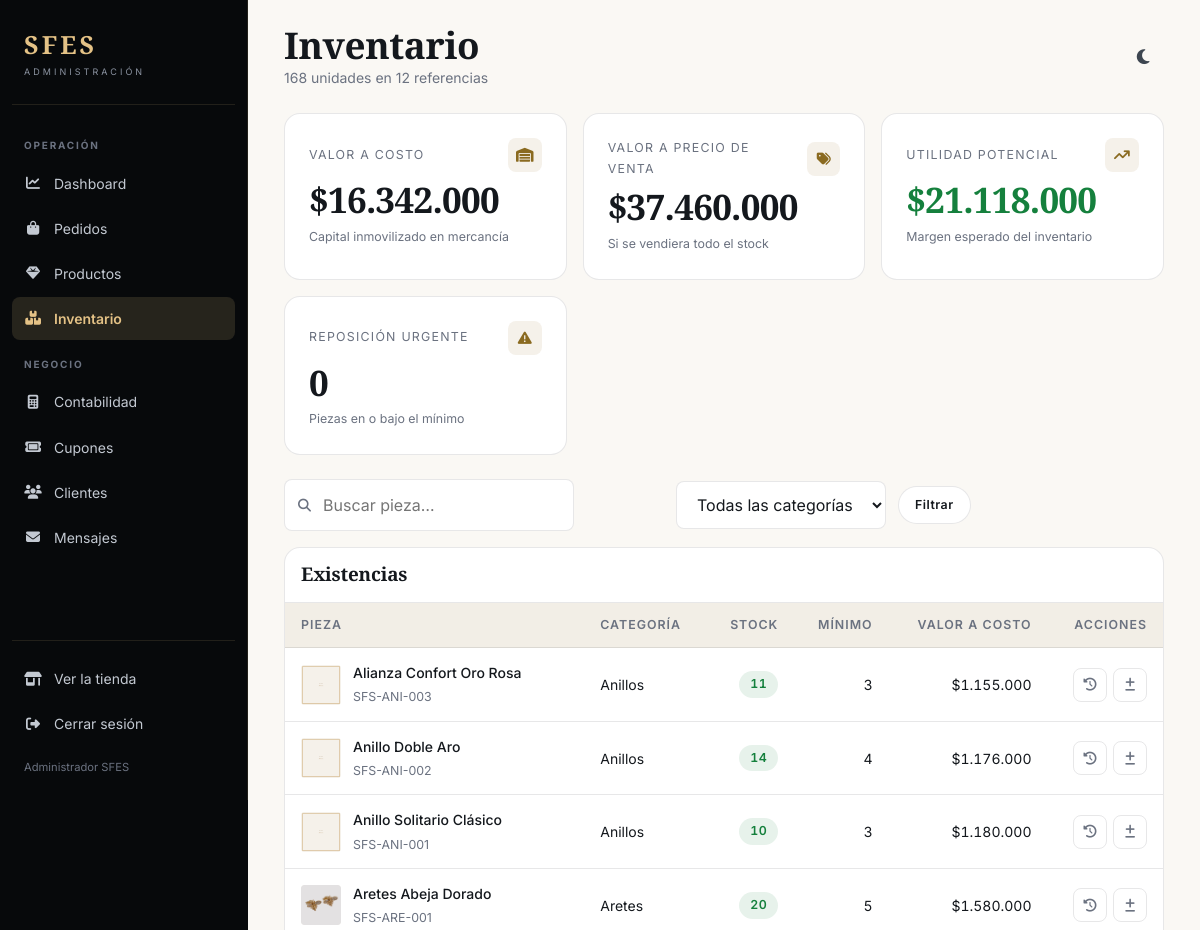
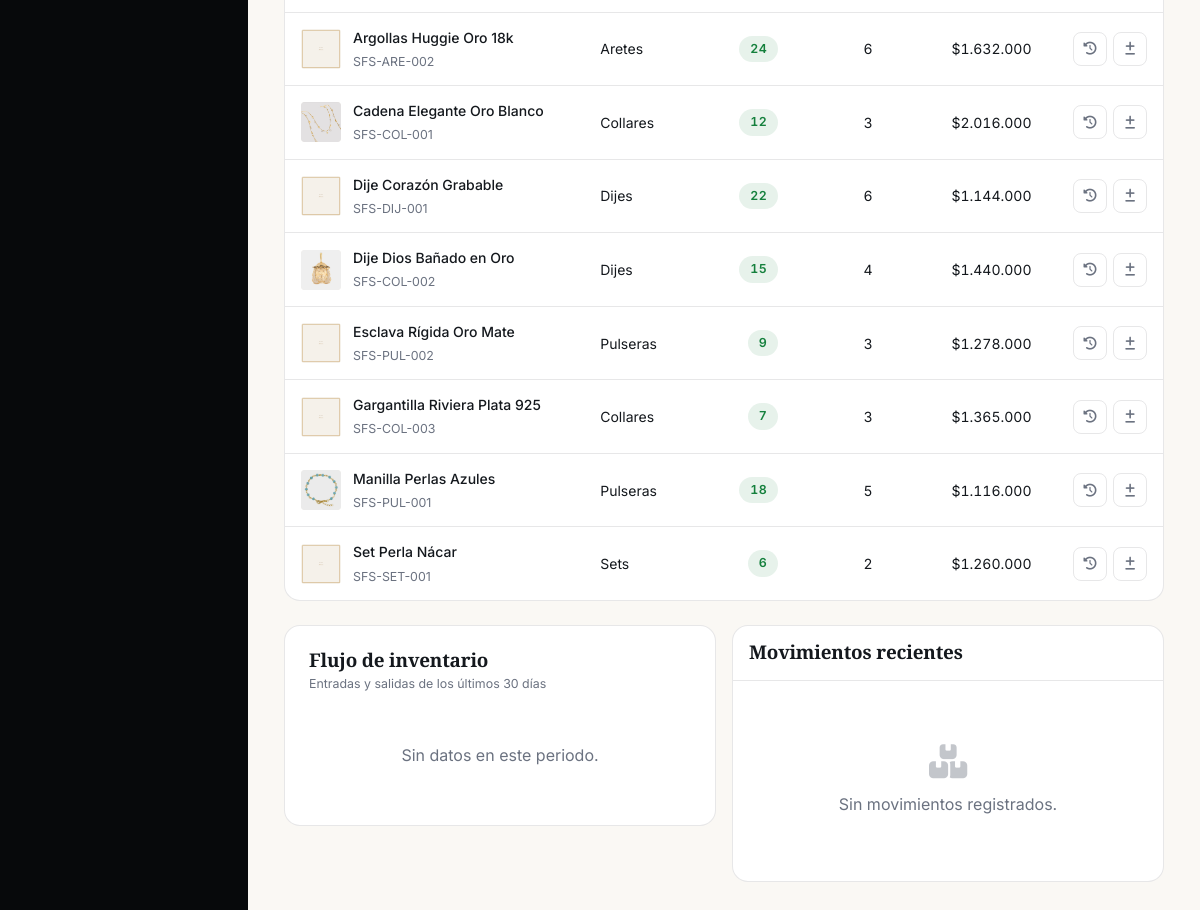
The app's page /admin/inventario (signed in) with its own data (2 pictures, top to bottom).
### tables this page shows
CREATE TABLE IF NOT EXISTS productos (
    id            INT AUTO_INCREMENT PRIMARY KEY,
    sku           VARCHAR(40)   NULL UNIQUE,
    nombre        VARCHAR(150)  NOT NULL,
    slug          VARCHAR(180)  NULL UNIQUE,
    descripcion   TEXT          NOT NULL,
    precio        DECIMAL(10,2) NOT NULL,
    precio_antes  DECIMAL(10,2) NULL,
    costo         DECIMAL(10,2) NOT NULL DEFAULT 0,
    categoria     VARCHAR(60)   NOT NULL,
    material      VARCHAR(60)   NOT NULL DEFAULT 'Baño de oro',
    peso_gramos   DECIMAL(6,2)  NULL,
    stock         INT           NOT NULL DEFAULT 0,
    stock_minimo  INT           NOT NULL DEFAULT 3,
    imagen        VARCHAR(255)  NOT NULL,
    destacado     TINYINT(1)    NOT NULL DEFAULT 0,
    activo        TINYINT(1)    NOT NULL DEFAULT 1,
    vistas        INT           NOT NULL DEFAULT 0,
    creado_en     DATETIME      NOT NULL DEFAULT CURRENT_TIMESTAMP,
    actualizado_en DATETIME     NOT NULL DEFAULT CURRENT_TIMESTAMP ON UPDATE CURRENT_TIMESTAMP,
    INDEX idx_categoria (categoria),
    INDEX idx_material (material),
    INDEX idx_precio (precio),
    INDEX idx_activo_destacado (activo, destacado),
    FULLTEXT KEY ft_busqueda (nombre, descripcion)
);

### app/Views/admin/inventario.php (the view, shortened to what the rows shown need)
<div class="admin-topbar">
    <div style="display:flex;align-items:center;gap:12px">
        <div>
            <h1>Inventario</h1>
            <p><?= (int) $totalStock ?> unidades en <?= (int) $resultado['total'] ?> referencias</p>
        </div>
    </div>
    <button class="icono-btn" id="btn-tema-admin" type="button" aria-label="Cambiar tema"><i class="fa-solid fa-moon"></i></button>
</div>
<section class="kpis">
    <div class="kpi">
        <div class="kpi__top">
            <span class="kpi__etiqueta">Valor a costo</span>
            <span class="kpi__icono"><i class="fa-solid fa-warehouse"></i></span>
        </div>
        <span class="kpi__valor"><?= moneda($valor['costo']) ?></span>
        <div class="kpi__pie"><span>Capital inmovilizado en mercancía</span></div>
    </div>
    <div class="kpi">
        <div class="kpi__top">
            <span class="kpi__etiqueta">Valor a precio de venta</span>
            <span class="kpi__icono"><i class="fa-solid fa-tags"></i></span>
        </div>
        <span class="kpi__valor"><?= moneda($valor['venta']) ?></span>
        <div class="kpi__pie"><span>Si se vendiera todo el stock</span></div>
    </div>
    <div class="kpi">
        <div class="kpi__top">
            <span class="kpi__etiqueta">Utilidad potencial</span>
            <span class="kpi__icono"><i class="fa-solid fa-arrow-trend-up"></i></span>
        </div>
        <span class="kpi__valor" style="color:var(--exito)"><?= moneda($valor['potencial']) ?></span>
        <div class="kpi__pie"><span>Margen esperado del inventario</span></div>
    </div>
    <div class="kpi">
        <div class="kpi__top">
            <span class="kpi__etiqueta">Reposición urgente</span>
            <span class="kpi__icono"><i class="fa-solid fa-triangle-exclamation"></i></span>
        </div>
        <span class="kpi__valor" style="color:<?= count($bajoStock) > 0 ? 'var(--aviso)' : 'inherit' ?>"><?= count($bajoStock) ?></span>
        <div class="kpi__pie"><span>Piezas en o bajo el mínimo</span></div>
    </div>
</section>
<form class="filtros-barra" method="get" action="<?= BASE_URL ?>admin/inventario">
    <div class="buscar-campo">
        <i class="fa-solid fa-magnifying-glass"></i>
        <input type="search" id="buscar" name="buscar" class="input" placeholder="Buscar pieza…" value="<?= e($filtros['busqueda']) ?>">
    </div>
    <select name="categoria" id="categoria" class="input" onchange="this.form.submit()">
        <option value="">Todas las categorías</option>
    </select>
    <button class="btn btn-suave btn-sm" type="submit">Filtrar</button>
</form>
<div class="tabla-envoltura" style="margin-bottom:24px">
    <div class="tabla-envoltura__cabecera">
        <h2>Existencias</h2>
    </div>
    <div class="tabla-scroll">
        <table class="datos">
            <thead>
                <tr><th>Pieza</th><th>Categoría</th><th class="num">Stock</th><th class="num">Mínimo</th><th class="num">Valor a costo</th><th class="num">Acciones</th></tr>
            </thead>
            <tbody>
                <?php foreach ($productos as $p): ?>
                    <tr>
                        <td>
                            <div class="mini">
                                <img src="<?= e(imagen_producto($p['imagen'])) ?>" alt="" loading="lazy">
                                <div>
                                    <strong><?= e($p['nombre']) ?></strong>
                                    <span><?= e($p['sku'] ?: 'sin SKU') ?></span>
                                </div>
                            </div>
                        </td>
                        <td><?= e($p['categoria']) ?></td>
                        <td class="num">
                            <span class="badge <?= (int) $p['stock'] === 0 ? 'badge-error' : ((int) $p['stock'] <= (int) $p['stock_minimo'] ? 'badge-aviso' : 'badge-exito') ?>">
                                <?= (int) $p['stock'] ?>
                            </span>
                        </td>
                        <td class="num"><?= (int) $p['stock_minimo'] ?></td>
                        <td class="num"><?= moneda((int) $p['stock'] * (float) $p['costo']) ?></td>
                        <td>
                            <div class="acciones">
                                <button class="icono-accion" type="button" title="Ver historial" data-kardex="<?= (int) $p['id'] ?>">
                                    <i class="fa-solid fa-clock-rotate-left"></i>
                                </button>
                                <button class="icono-accion" type="button" title="Ajustar stock"
                                        data-ajustar="<?= (int) $p['id'] ?>"
                                        data-nombre="<?= e($p['nombre']) ?>"
                                        data-stock="<?= (int) $p['stock'] ?>">
                                    <i class="fa-solid fa-plus-minus"></i>
                                </button>
                            </div>
                        </td>
                    </tr>
                <?php endforeach; ?>
            </tbody>
        </table>
    </div>
</div>
<section class="paneles paneles-2">
    <div class="panel">
        <div class="panel__cabecera">
            <div>
                <h2>Flujo de inventario</h2>
                <p>Entradas y salidas de los últimos 30 días</p>
            </div>
        </div>
        <div class="grafica" id="g-flujo"></div>
    </div>
    <div class="tabla-envoltura">
        <div class="tabla-envoltura__cabecera">
            <h2>Movimientos recientes</h2>
        </div>
        <?php if (empty($movimientos)): ?>
            <div class="tabla-vacia"><i class="fa-solid fa-boxes-stacked"></i><p>Sin movimientos registrados.</p></div>
        <?php endif; ?>
    </div>
</section>

### app/Core/Router.php (shortened to what the rows shown need)
<?php
class Router
{
    private array $rutas = ['GET' => [], 'POST' => []];
    public function get(string $ruta, string $controlador, string $metodo): void
    {
        $this->rutas['GET'][$this->normalizar($ruta)] = [$controlador, $metodo];
    }
    public function post(string $ruta, string $controlador, string $metodo): void
    {
        $this->rutas['POST'][$this->normalizar($ruta)] = [$controlador, $metodo];
    }
    private function normalizar(string $ruta): string
    {
        $ruta = '/' . trim($ruta, '/');
        return $ruta === '/' ? '/' : $ruta;
    }
    public function despachar(string $uriSolicitada, string $metodoHttp): void
    {
        $uri    = $this->normalizar((string) parse_url($uriSolicitada, PHP_URL_PATH));
        $metodo = strtoupper($metodoHttp);
        foreach ($this->rutas[$metodo] ?? [] as $patron => $accion) {
            $parametros = $this->coincide($patron, $uri);
            if ($parametros === null) {
                continue;
            }
            [$controlador, $accionMetodo] = $accion;
            $instancia = new $controlador();
            call_user_func_array([$instancia, $accionMetodo], $parametros);
            return;
        }
    }
    private function coincide(string $patron, string $uri): ?array
    {
        if (!str_contains($patron, '{')) {
            return $patron === $uri ? [] : null;
        }
        return null;
    }
}

### records on screen
productos: imagen (placeholder picture), nombre "Alianza Confort Oro Rosa", sku "SFS-ANI-003", categoria "Anillos", stock "11", stock_minimo "3", moneda((int) $p['stock'] * (float) $p['costo']) "$1.155.000"
productos: imagen (placeholder picture), nombre "Anillo Doble Aro", sku "SFS-ANI-002", categoria "Anillos", stock "14", stock_minimo "4", moneda((int) $p['stock'] * (float) $p['costo']) "$1.176.000"
productos: imagen (placeholder picture), nombre "Anillo Solitario Clásico", sku "SFS-ANI-001", categoria "Anillos", stock "10", stock_minimo "3", moneda((int) $p['stock'] * (float) $p['costo']) "$1.180.000"
productos: imagen (picture), nombre "Aretes Abeja Dorado", sku "SFS-ARE-001", categoria "Aretes", stock "20", stock_minimo "5", moneda((int) $p['stock'] * (float) $p['costo']) "$1.580.000"
productos: imagen (placeholder picture), nombre "Argollas Huggie Oro 18k", sku "SFS-ARE-002", categoria "Aretes", stock "24", stock_minimo "6", moneda((int) $p['stock'] * (float) $p['costo']) "$1.632.000"
productos: imagen (picture), nombre "Cadena Elegante Oro Blanco", sku "SFS-COL-001", categoria "Collares", stock "12", stock_minimo "3", moneda((int) $p['stock'] * (float) $p['costo']) "$2.016.000"
productos: imagen (placeholder picture), nombre "Dije Corazón Grabable", sku "SFS-DIJ-001", categoria "Dijes", stock "22", stock_minimo "6", moneda((int) $p['stock'] * (float) $p['costo']) "$1.144.000"
productos: imagen (picture), nombre "Dije Dios Bañado en Oro", sku "SFS-COL-002", categoria "Dijes", stock "15", stock_minimo "4", moneda((int) $p['stock'] * (float) $p['costo']) "$1.440.000"
productos: imagen (placeholder picture), nombre "Esclava Rígida Oro Mate", sku "SFS-PUL-002", categoria "Pulseras", stock "9", stock_minimo "3", moneda((int) $p['stock'] * (float) $p['costo']) "$1.278.000"
productos: imagen (placeholder picture), nombre "Gargantilla Riviera Plata 925", sku "SFS-COL-003", categoria "Collares", stock "7", stock_minimo "3", moneda((int) $p['stock'] * (float) $p['costo']) "$1.365.000"
productos: imagen (picture), nombre "Manilla Perlas Azules", sku "SFS-PUL-001", categoria "Pulseras", stock "18", stock_minimo "5", moneda((int) $p['stock'] * (float) $p['costo']) "$1.116.000"
productos: imagen (placeholder picture), nombre "Set Perla Nácar", sku "SFS-SET-001", categoria "Sets", stock "6", stock_minimo "2", moneda((int) $p['stock'] * (float) $p['costo']) "$1.260.000"

### other values on screen
$grupo "OPERACIÓN"
$texto "Dashboard"
$texto "Pedidos"
$texto "Productos"
$texto "Inventario"
$grupo "NEGOCIO"
$texto "Contabilidad"
$texto "Cupones"
$texto "Clientes"
$texto "Mensajes"
$resultado['total'] "12"
